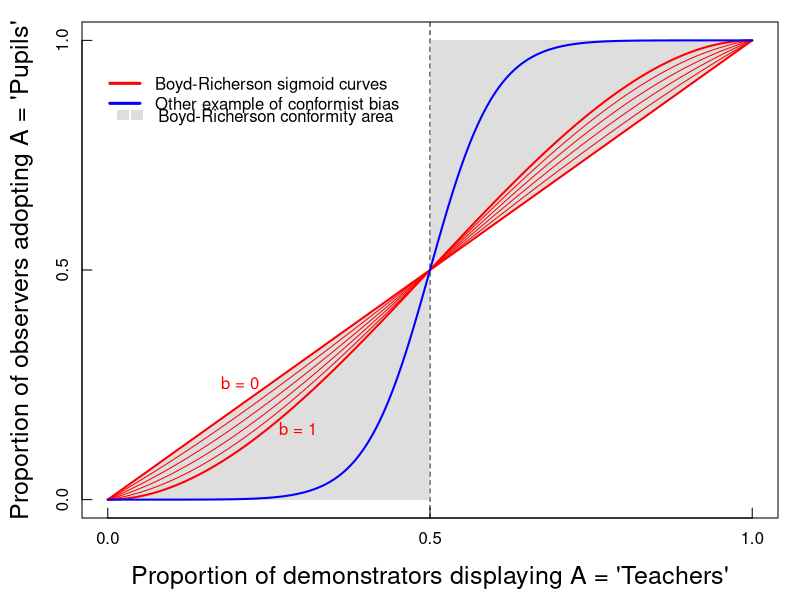
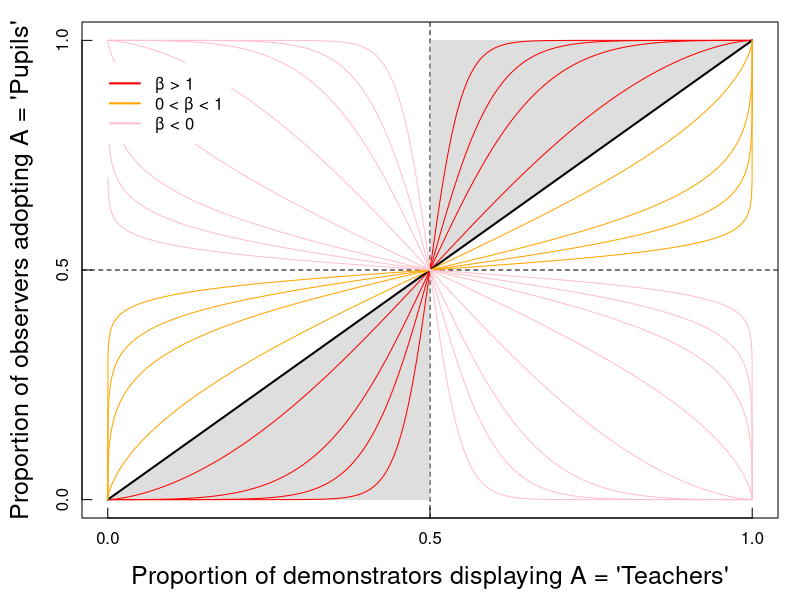
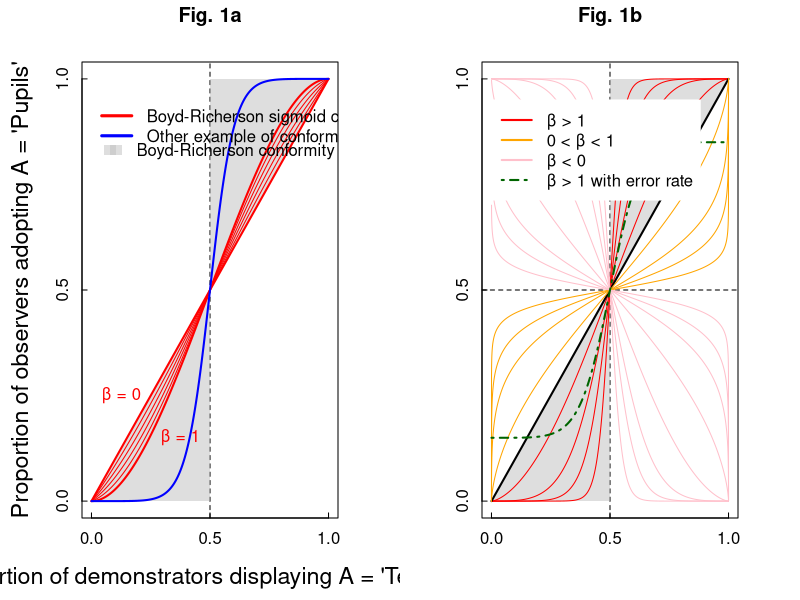

Generate these figures, in order, with R:



###################################
### GRAPHS FOR CONFORMITY PAPER ###
###################################

q <- seq(0, 1, length=5000)

### GRAPH 1a: BOYD & RICHERSON CONFORMITY CURVES

pdf("~/Documents/GitHub/project-conformity/conformity_graphs/fig1a.pdf")

	layout(1)
	par(mgp=c(2.5,.5,0), mar=c(4,4,1,1)+0.1)

	# Plot frame with random copying as baseline
	plot(q, q, type="n",						# random copying
		xaxp=c(0,1,2), yaxp=c(0,1,2), tck=.02,
		cex.lab=1.5,
		xlab="Proportion of demonstrators displaying A = 'Teachers'",
		ylab="Proportion of observers adopting A = 'Pupils'")
	abline(v = 1/2, lty="dashed")		# vertical line at x = .5
	
	# Fill conformity areas
	polygon(x = c(0, 1/2, 1/2), y = c(0, 0, 1/2), col=adjustcolor("gray", alpha.f=.5), border=NA)
	polygon(x = c(1, 1/2, 1/2), y = c(1, 1, 1/2), col=adjustcolor("gray", alpha.f=.5), border=NA)
	
	# Sigmoid curves
	B <- 1:4/5
	for (β in B) lines(q, q + β*q*(1-q)*(2*q-1), col="red", lwd=1)
	lines(q, q + 0*q*(1-q)*(2*q-1), col="red", lwd=2)
	lines(q, q + 1*q*(1-q)*(2*q-1), col="red", lwd=2)
	
	# Other example of conformist bias
	lines(q, q^5/(q^5 + (1-q)^5), col="blue", lwd=2)
	
	# Legend
	legend(-.02, .95, bty="n",
		legend=c("Boyd-Richerson sigmoid curves", "Other example of conformist bias"),
		col=c("red", "blue"),
		lwd=c(3,3),
		lty=c(1,1)
		)
	legend(-.009, .88, bty="n",		
		legend="",
		fill=adjustcolor("gray", alpha.f=.5),
		border=NA
		)
	legend(.013, .88, bty="n",		# x+0.22
		legend="Boyd-Richerson conformity area",
		fill=adjustcolor("gray", alpha.f=.5),
		border=NA
		)
	text(.25, .25, "b = 0", col="red", pos=2)
	text(.25, .15, "b = 1", col="red", pos=4)

dev.off()

	
### GRAPH 1b: LOGISTIC CONFORMITY CURVES

pdf("~/Documents/GitHub/project-conformity/conformity_graphs/fig1b.pdf")

	layout(1)
	par(mgp=c(2.5,.5,0), mar=c(4,4,1,1)+0.1)

	# Plot frame with random copying as baseline
	plot(q, q, type="n",						# random copying
		xaxp=c(0,1,2), yaxp=c(0,1,2), tck=.02,
		cex.lab=1.5,
		xlab="Proportion of demonstrators displaying A = 'Teachers'",
		ylab="Proportion of observers adopting A = 'Pupils'")
	abline(v = 1/2, lty="dashed")		# vertical line at x = .5
	abline(h = 1/2, lty="dashed")		# horizontal line at y = .5
	
	# Fill conformity areas
	polygon(x = c(0, 1/2, 1/2), y = c(0, 0, 1/2), col=adjustcolor("gray", alpha.f=.5), border=NA)
	polygon(x = c(1, 1/2, 1/2), y = c(1, 1, 1/2), col=adjustcolor("gray", alpha.f=.5), border=NA)
	
	# Sigmoid curves
	B <- c(1.5, 3, 5, 10) ; for (β in B) lines(q, q^β/(q^β + (1-q)^β), col="red", lwd=1)
	β  <- 1 ; lines(q, q^β/(q^β + (1-q)^β), col="black", lwd=2)
	B <- 1/c(1.5, 3, 5, 10) ; for (β in B) lines(q, q^β/(q^β + (1-q)^β), col="orange", lwd=1)
	B <- -c(1/c(1.5, 3, 5, 10), c(1.5, 3, 5, 10)) ; for (β in B) lines(q, q^β/(q^β + (1-q)^β), col="pink", lwd=1)
	
	# Legend
	legend(-.02, .95, bg="white", box.col="white",
		legend=c("β > 1", "0 < β < 1", "β < 0"),
		col=c("red", "orange", "pink"),
		lwd=c(2,2,2),
		lty=c(1,1,1)
		)

dev.off()


### FIGURE 1: BOTH GRAPHS SIDE BY SIDE

png("~/Documents/GitHub/project-conformity/conformity_graphs/fig1.png", width=2*480, height=480)

	layout(matrix(1:2, nrow=1, ncol=2, byrow=T))
	par(mgp=c(2.5,.5,0), mar=c(4,4,3,3)+0.1)
	
	# Plot frame with random copying as baseline
	plot(q, q, type="n",						# random copying
		xaxp=c(0,1,2), yaxp=c(0,1,2), tck=.02,
		cex.lab=1.4,
		xlab="Proportion of demonstrators displaying A = 'Teachers'",
		ylab="Proportion of observers adopting A = 'Pupils'")
	abline(v = 1/2, lty="dashed")		# vertical line at x = .5
	
	# Fill conformity areas
	polygon(x = c(0, 1/2, 1/2), y = c(0, 0, 1/2), col=adjustcolor("gray", alpha.f=.5), border=NA)
	polygon(x = c(1, 1/2, 1/2), y = c(1, 1, 1/2), col=adjustcolor("gray", alpha.f=.5), border=NA)
	
	# Sigmoid curves
	B <- 1:4/5
	for (β in B) lines(q, q + β*q*(1-q)*(2*q-1), col="red", lwd=1)
	lines(q, q + 0*q*(1-q)*(2*q-1), col="red", lwd=2)
	lines(q, q + 1*q*(1-q)*(2*q-1), col="red", lwd=2)
	
	# Other example of conformist bias
	lines(q, q^5/(q^5 + (1-q)^5), col="blue", lwd=2)
	
	# Legend
	legend(-.02, .96, bty="n",
		legend=c("Boyd-Richerson sigmoid curves", "Other example of conformist bias"),
		col=c("red", "blue"),
		lwd=c(3,3),
		lty=c(1,1)
		)
	legend(-.009, .88, bty="n",		
		legend="",
		fill=adjustcolor("gray", alpha.f=.5),
		border=NA
		)
	legend(.013, .88, bty="n",		# x+0.22
		legend="Boyd-Richerson conformity area",
		fill=adjustcolor("gray", alpha.f=.5),
		border=NA
		)
	text(.25, .25, "β = 0", col="red", pos=2)
	text(.25, .15, "β = 1", col="red", pos=4)
	title("Fig. 1a", line=2)
	
	# Plot frame with random copying as baseline
	plot(q, q, type="n",						# random copying
		xaxp=c(0,1,2), yaxp=c(0,1,2), tck=.02,
		cex.lab=1.4,
		xlab="",
		ylab="")
	abline(v = 1/2, lty="dashed")		# vertical line at x = .5
	abline(h = 1/2, lty="dashed")		# horizontal line at y = .5
	
	# Fill conformity areas
	polygon(x = c(0, 1/2, 1/2), y = c(0, 0, 1/2), col=adjustcolor("gray", alpha.f=.5), border=NA)
	polygon(x = c(1, 1/2, 1/2), y = c(1, 1, 1/2), col=adjustcolor("gray", alpha.f=.5), border=NA)
	
	# Sigmoid curves
	B <- c(1.5, 3, 5, 10) ; for (β in B) lines(q, q^β/(q^β + (1-q)^β), col="red", lwd=1)
	β  <- 1 ; lines(q, q^β/(q^β + (1-q)^β), col="black", lwd=2)
	B <- 1/c(1.5, 3, 5, 10) ; for (β in B) lines(q, q^β/(q^β + (1-q)^β), col="orange", lwd=1)
	B <- -c(1/c(1.5, 3, 5, 10), c(1.5, 3, 5, 10)) ; for (β in B) lines(q, q^β/(q^β + (1-q)^β), col="pink", lwd=1)
	
	# Sigmoid curve with error rate
	α <- .3 ; β  <- 4
	lines(q, α/2 + (1-α)*q^β/(q^β + (1-q)^β), col="dark green", lwd=2, lty=4)
	
	# Legend
	legend(-.02, .95, bg="white", box.col="white",
		legend=c("β > 1", "0 < β < 1", "β < 0", "β > 1 with error rate"),
		col=c("red", "orange", "pink", "dark green"),
		lwd=c(2,2,2,2),
		lty=c(1,1,1,4)
		)
	title("Fig. 1b", line=2)

dev.off()





























	
	
	
